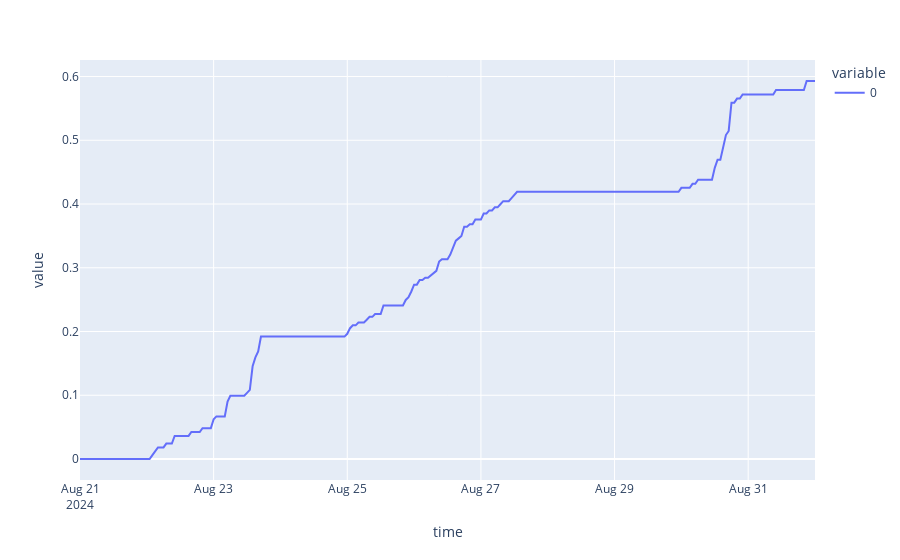

Notebook code cell kept with this figure:
### Code cell
generated_fees = pd.Series(generated_fees, index=res.index[window:])
cumulative_fees = generated_fees.cumsum()
cumulative_fees_1h = cumulative_fees.resample("1h").last()
cumulative_fees_1h.plot()

### Figure 1 — Plotly figure (JSON) as saved in the notebook; plotly's stock layout.template omitted (floating-point values rounded to 4 significant figures; data arrays with more than 128 entries replaced by an {"elided": "..."} marker saying what was removed)
{"data": [{"hovertemplate": "variable=0<br>time=%{x}<br>value=%{y}<extra></extra>", "legendgroup": "0", "line": {"color": "#636efa", "dash": "solid"}, "marker": {"symbol": "circle"}, "mode": "lines", "name": "0", "orientation": "v", "showlegend": true, "type": "scatter", "x": {"elided": "265 str values"}, "xaxis": "x", "y": {"elided": "265 float values"}, "yaxis": "y"}], "layout": {"legend": {"title": {"text": "variable"}, "tracegroupgap": 0}, "margin": {"t": 60}, "xaxis": {"anchor": "y", "domain": [0, 1], "title": {"text": "time"}}, "yaxis": {"anchor": "x", "domain": [0, 1], "title": {"text": "value"}}}}
